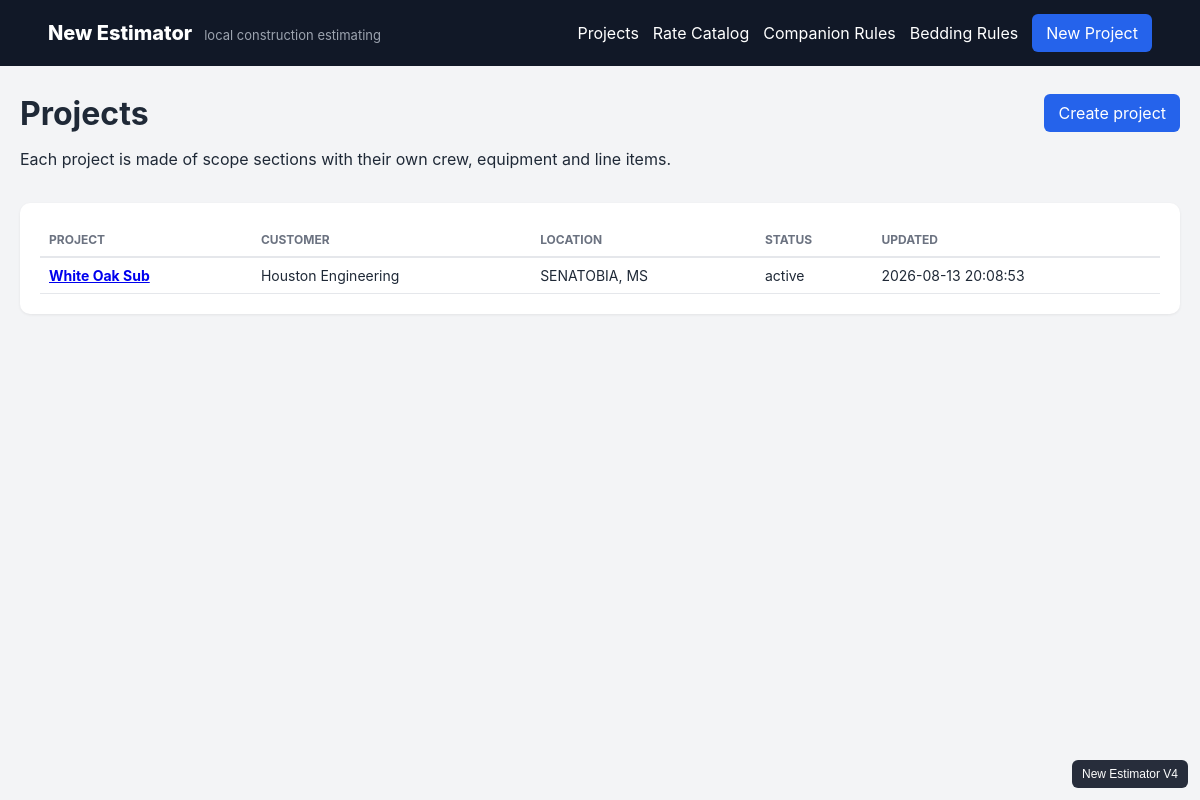
Before: / with the older database file.
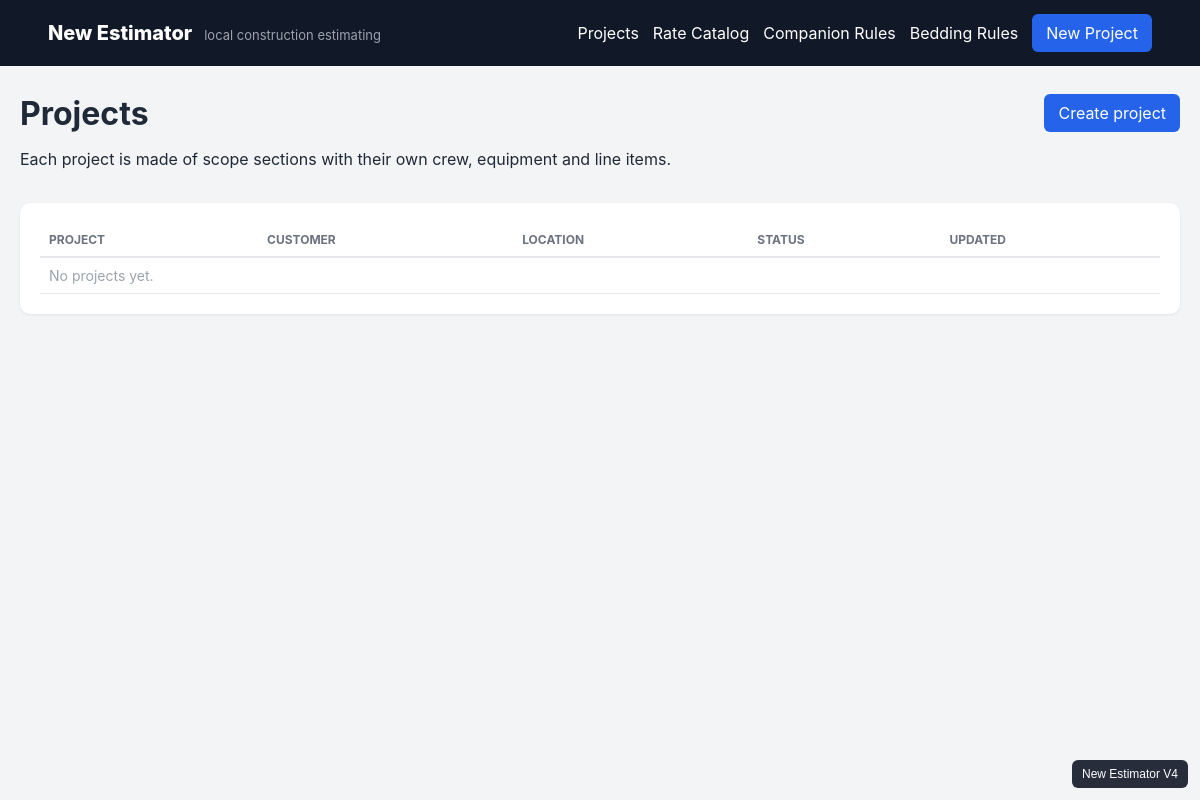
After: the same page with the newer database file.
### tables this page shows
CREATE TABLE projects (
    id INTEGER PRIMARY KEY AUTOINCREMENT,
    name TEXT NOT NULL,
    customer TEXT NOT NULL DEFAULT '',
    address_line TEXT NOT NULL DEFAULT '',
    city TEXT NOT NULL DEFAULT '',
    state TEXT NOT NULL DEFAULT '',
    zip_code TEXT NOT NULL DEFAULT '',
    estimator TEXT NOT NULL DEFAULT '',
    bid_date TEXT NOT NULL DEFAULT '',
    date_due TEXT NOT NULL DEFAULT '',
    description TEXT NOT NULL DEFAULT '',
    status TEXT NOT NULL DEFAULT 'active',
    is_mpc INTEGER NOT NULL DEFAULT 0,
    tax_rate REAL NOT NULL DEFAULT 0.10,
    overhead_rate REAL NOT NULL DEFAULT 0.10,
    profit_rate REAL NOT NULL DEFAULT 0.20,
    bedding_jurisdiction TEXT NOT NULL DEFAULT '',
    created_at TEXT NOT NULL DEFAULT CURRENT_TIMESTAMP,
    updated_at TEXT NOT NULL DEFAULT CURRENT_TIMESTAMP
);

### app.py (the view)
@app.route('/')
def index(): return render_template('index.html',projects=list_projects())

### db.py (called while the page is built)
def connect():
    conn = sqlite3.connect(DB_PATH)
    conn.row_factory = sqlite3.Row
    conn.execute('PRAGMA foreign_keys = ON')
    return conn

### services.py (called while the page is built)
def list_projects():
    with connect() as conn:
        return conn.execute('SELECT * FROM projects ORDER BY updated_at DESC, id DESC').fetchall()

### templates/index.html
{% extends 'base.html' %}{% block content %}<div class="pagehead"><div><h1>Projects</h1><p>Each project is made of scope sections with their own crew, equipment and line items.</p></div><a class="button" href="{{ url_for('new_project') }}">Create project</a></div>
<div class="card"><table><thead><tr><th>Project</th><th>Customer</th><th>Location</th><th>Status</th><th>Updated</th></tr></thead><tbody>{% for p in projects %}<tr><td><a href="{{ url_for('project',project_id=p.id) }}"><strong>{{ p.name }}</strong></a></td><td>{{ p.customer }}</td><td>{{ p.city }}{% if p.city and p.state %}, {% endif %}{{ p.state }}</td><td>{{ p.status }}</td><td>{{ p.updated_at }}</td></tr>{% else %}<tr><td colspan="5" class="empty">No projects yet.</td></tr>{% endfor %}</tbody></table></div>{% endblock %}

### templates/base.html (shortened to what this page needs)
<!doctype html><html><head><link rel="stylesheet" href="{{ url_for('static',filename='css/app.css') }}"></head>
<body>
<div class="version-badge">New Estimator V4</div><header><div><a class="brand" href="{{ url_for('index') }}">New Estimator</a><span class="sub">local construction estimating</span></div><nav><a href="{{ url_for('index') }}">Projects</a><a href="{{ url_for('rates') }}">Rate Catalog</a><a href="{{ url_for('companions_catalog') }}">Companion Rules</a><a href="{{ url_for('bedding_catalog') }}">Bedding Rules</a><a class="button" href="{{ url_for('new_project') }}">New Project</a></nav></header><main>{% with messages=get_flashed_messages(with_categories=true) %}{% for category,message in messages %}<div class="flash {{ category }}">{{ message }}</div>{% endfor %}{% endwith %}{% block content %}{% endblock %}</main></body></html>

### static/css/app.css (style rules this page uses)
:root { font-family:Inter,Segoe UI,Arial,sans-serif;color:#1f2937;background:#f3f4f6 }
* { box-sizing:border-box }
body { margin:0 }
header { background:#111827;color:white;padding:14px 4vw;display:flex;justify-content:space-between;align-items:center }
header a { color:white;text-decoration:none }
.brand { font-size:20px;font-weight:800 }
.sub { margin-left:12px;color:#9ca3af;font-size:13px }
nav { display:flex;gap:14px;align-items:center }
main { max-width:1400px;margin:28px auto;padding:0 20px }
h1 { margin:0 0 8px }
.pagehead,.sectionhead { display:flex;justify-content:space-between;align-items:flex-start;margin-bottom:18px }
.card { background:white;border-radius:10px;padding:20px;margin:18px 0;box-shadow:0 1px 3px #0001;overflow:auto }
.button,button { background:#2563eb;color:white;border:0;border-radius:6px;padding:9px 14px;text-decoration:none;cursor:pointer }
table { width:100%;border-collapse:collapse;font-size:14px }
th { text-align:left;color:#6b7280;font-size:12px;text-transform:uppercase;border-bottom:2px solid #e5e7eb;padding:9px }
td { border-bottom:1px solid #e5e7eb;padding:9px;vertical-align:top }
.empty { color:#9ca3af }
.version-badge { position:fixed;right:12px;bottom:12px;background:#111827;color:white;padding:7px 10px;border-radius:6px;font:12px Arial,sans-serif;z-index:9999;opacity:.9 }

Changed rows visible on the page:
removed projects: name "White Oak Sub", customer "Houston Engineering", city "SENATOBIA", state "MS", status "active", updated_at "2026-08-13 20:08:53"
Other visible differences:
text now shown: "No projects yet."
